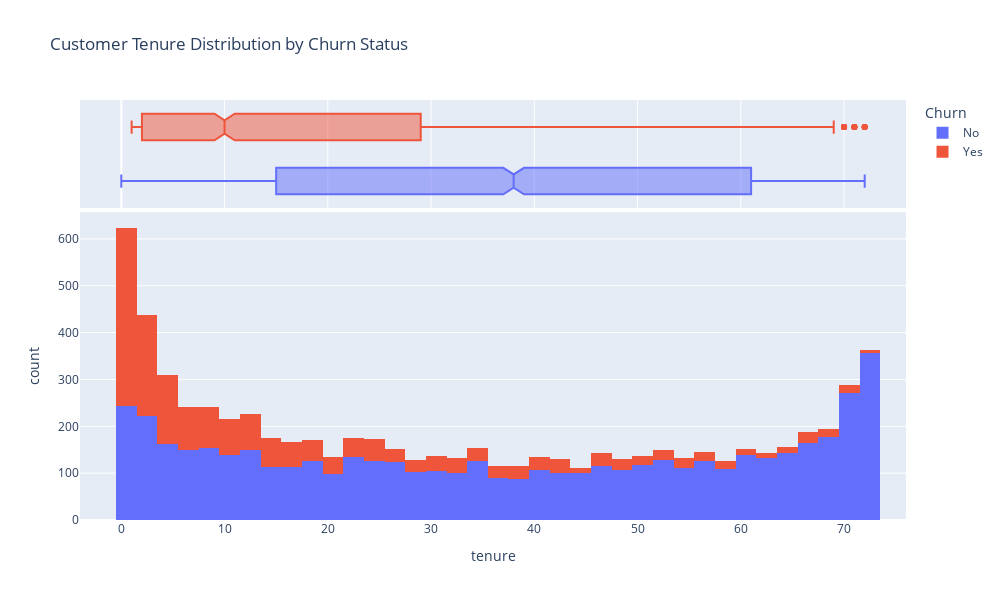

Notebook cell for this chart:
### Markdown cell above
### Distribution of Customer Tenure

### Code cell
fig_tenure = px.histogram(
    df,
    x='tenure',
    color='Churn',
    marginal='box',
    title='Customer Tenure Distribution by Churn Status',
    width=1000,  # Set overall figure width
    height=600  # Set overall figure height
)
fig_tenure.show()

# Get statistical summary by churn status
tenure_stats = df.groupby('Churn')['tenure'].describe()
print("Tenure Statistics by Churn Status:")
print(tenure_stats)

# Calculate additional metrics
for churn in ['Yes', 'No']:
    tenure_data = df[df['Churn'] == churn]['tenure']
    print(f"\nAdditional metrics for {churn} churn:")
    print(f"Mode: {tenure_data.mode().values[0]:.1f}")
    print(f"Skewness: {tenure_data.skew():.3f}")
    print(f"Kurtosis: {tenure_data.kurtosis():.3f}")

### Figure 1 — Plotly figure (JSON) as saved in the notebook; plotly's stock layout.template omitted (floating-point values rounded to 4 significant figures; data arrays with more than 128 entries replaced by an {"elided": "..."} marker saying what was removed)
{"data": [{"alignmentgroup": "True", "bingroup": "x", "hovertemplate": "Churn=No<br>tenure=%{x}<br>count=%{y}<extra></extra>", "legendgroup": "No", "marker": {"color": "#636efa", "pattern": {"shape": ""}}, "name": "No", "offsetgroup": "No", "orientation": "v", "showlegend": true, "type": "histogram", "x": {"elided": "5174 int values"}, "xaxis": "x", "yaxis": "y"}, {"alignmentgroup": "True", "hovertemplate": "Churn=No<br>tenure=%{x}<extra></extra>", "legendgroup": "No", "marker": {"color": "#636efa"}, "name": "No", "notched": true, "offsetgroup": "No", "showlegend": false, "type": "box", "x": {"elided": "5174 int values"}, "xaxis": "x2", "yaxis": "y2"}, {"alignmentgroup": "True", "bingroup": "x", "hovertemplate": "Churn=Yes<br>tenure=%{x}<br>count=%{y}<extra></extra>", "legendgroup": "Yes", "marker": {"color": "#EF553B", "pattern": {"shape": ""}}, "name": "Yes", "offsetgroup": "Yes", "orientation": "v", "showlegend": true, "type": "histogram", "x": {"elided": "1869 int values"}, "xaxis": "x", "yaxis": "y"}, {"alignmentgroup": "True", "hovertemplate": "Churn=Yes<br>tenure=%{x}<extra></extra>", "legendgroup": "Yes", "marker": {"color": "#EF553B"}, "name": "Yes", "notched": true, "offsetgroup": "Yes", "showlegend": false, "type": "box", "x": {"elided": "1869 int values"}, "xaxis": "x2", "yaxis": "y2"}], "layout": {"barmode": "relative", "height": 600, "legend": {"title": {"text": "Churn"}, "tracegroupgap": 0}, "title": {"text": "Customer Tenure Distribution by Churn Status"}, "width": 1000, "xaxis": {"anchor": "y", "domain": [0, 1], "title": {"text": "tenure"}}, "xaxis2": {"anchor": "y2", "domain": [0, 1], "matches": "x", "showgrid": true, "showticklabels": false}, "yaxis": {"anchor": "x", "domain": [0, 0.7326], "title": {"text": "count"}}, "yaxis2": {"anchor": "x2", "domain": [0.7426, 1], "matches": "y2", "showgrid": false, "showline": false, "showticklabels": false, "ticks": ""}}}
